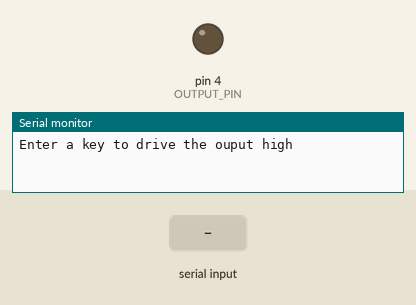
This sketch was run on a simulated Arduino Uno, built with avr-gcc and run on an emulated ATmega328P. Shown: output pins drawn as LEDs (lit = HIGH), the last lines printed to the serial monitor. Inputs (shaded band) come from the test bench.

Above: at 1.2 s.
1.3 s: byte 30 received over Serial
At 2.5 s:
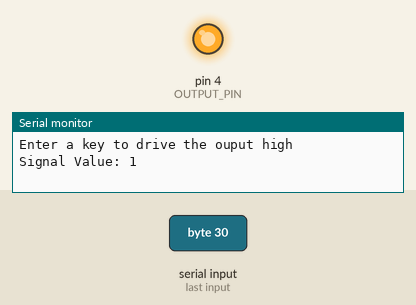
Timing chart, 0 to 4.3 s (numbered marks = the images above; inputs shaded):
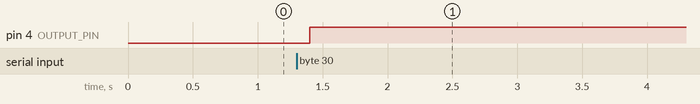

Measured:
- after the input at 1.3 s, pin 4 (OUTPUT_PIN): LOW → HIGH after 0.10 s

The sketch:

liftCode.ino
```cpp
#define SERIAL_BAUD_RATE 9600
#define OUTPUT_PIN 4

int outputValue = LOW;

void setup() {
  pinMode(OUTPUT_PIN, OUTPUT);
  digitalWrite(OUTPUT_PIN, outputValue);
  Serial.begin(SERIAL_BAUD_RATE);
  Serial.println("Enter a key to drive the ouput high");
}

void loop() {
  if(Serial.available() > 0)
  {
    char ch = Serial.read();
    outputValue = !outputValue;
    Serial.print("Signal Value: ");
    Serial.print(outputValue);
    Serial.print("\n");
    digitalWrite(OUTPUT_PIN, outputValue);
  }

  delay(100);
}
```
